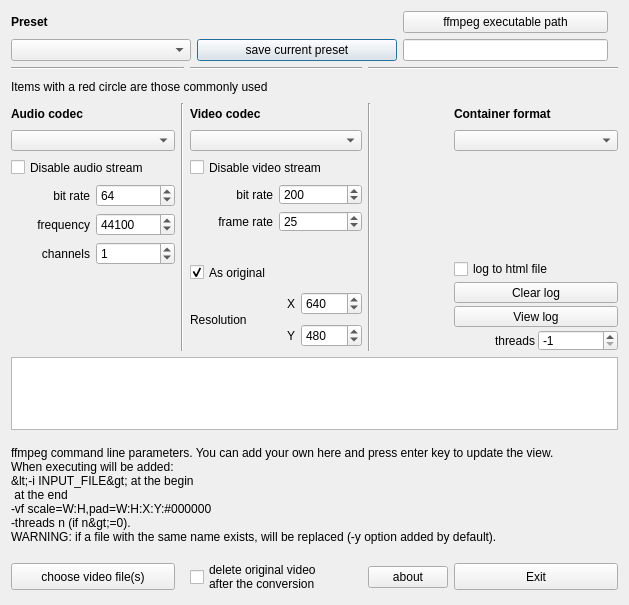
<?xml version="1.0" encoding="UTF-8"?>
<ui version="4.0">
 <class>ffmpegFrontend</class>
 <widget class="QDialog" name="ffmpegFrontend">
  <property name="geometry">
   <rect>
    <x>0</x>
    <y>0</y>
    <width>629</width>
    <height>605</height>
   </rect>
  </property>
  <property name="minimumSize">
   <size>
    <width>629</width>
    <height>540</height>
   </size>
  </property>
  <property name="windowTitle">
   <string>ffmpeg GUI v1.1</string>
  </property>
  <property name="windowIcon">
   <iconset resource="resources.qrc">
    <normaloff>:/icons/icons/icon32.png</normaloff>:/icons/icons/icon32.png</iconset>
  </property>
  <layout class="QGridLayout" name="gridLayout_2">
   <item row="0" column="0" colspan="5">
    <layout class="QHBoxLayout" name="horizontalLayout_8">
     <property name="sizeConstraint">
      <enum>QLayout::SetFixedSize</enum>
     </property>
     <property name="rightMargin">
      <number>10</number>
     </property>
     <item>
      <layout class="QVBoxLayout" name="verticalLayout_4">
       <item>
        <widget class="QLabel" name="label_8">
         <property name="minimumSize">
          <size>
           <width>0</width>
           <height>21</height>
          </size>
         </property>
         <property name="font">
          <font>
           <weight>75</weight>
           <bold>true</bold>
          </font>
         </property>
         <property name="text">
          <string>Preset</string>
         </property>
        </widget>
       </item>
       <item>
        <widget class="QComboBox" name="CB_ffmpeg_preset">
         <property name="minimumSize">
          <size>
           <width>180</width>
           <height>21</height>
          </size>
         </property>
        </widget>
       </item>
      </layout>
     </item>
     <item>
      <layout class="QVBoxLayout" name="verticalLayout_6">
       <item>
        <spacer name="verticalSpacer_4">
         <property name="orientation">
          <enum>Qt::Vertical</enum>
         </property>
         <property name="sizeHint" stdset="0">
          <size>
           <width>20</width>
           <height>40</height>
          </size>
         </property>
        </spacer>
       </item>
       <item>
        <widget class="QPushButton" name="PB_save_current_preset">
         <property name="minimumSize">
          <size>
           <width>200</width>
           <height>0</height>
          </size>
         </property>
         <property name="maximumSize">
          <size>
           <width>220</width>
           <height>16777215</height>
          </size>
         </property>
         <property name="text">
          <string>save current preset</string>
         </property>
        </widget>
       </item>
      </layout>
     </item>
     <item>
      <layout class="QVBoxLayout" name="verticalLayout_8">
       <item>
        <widget class="QPushButton" name="PB_set_ffmpeg_dir">
         <property name="text">
          <string>ffmpeg executable path</string>
         </property>
        </widget>
       </item>
       <item>
        <widget class="QLineEdit" name="LE_ffmpeg_dir"/>
       </item>
      </layout>
     </item>
    </layout>
   </item>
   <item row="2" column="0" colspan="3">
    <widget class="QLabel" name="label_6">
     <property name="minimumSize">
      <size>
       <width>0</width>
       <height>21</height>
      </size>
     </property>
     <property name="text">
      <string>Items with a red circle are those commonly used</string>
     </property>
    </widget>
   </item>
   <item row="3" column="0" rowspan="3">
    <layout class="QVBoxLayout" name="verticalLayout">
     <item>
      <widget class="QLabel" name="label_2">
       <property name="minimumSize">
        <size>
         <width>0</width>
         <height>21</height>
        </size>
       </property>
       <property name="font">
        <font>
         <weight>75</weight>
         <bold>true</bold>
        </font>
       </property>
       <property name="text">
        <string>Audio codec</string>
       </property>
      </widget>
     </item>
     <item>
      <widget class="QComboBox" name="CB_audio_codec">
       <property name="minimumSize">
        <size>
         <width>0</width>
         <height>21</height>
        </size>
       </property>
       <property name="maximumSize">
        <size>
         <width>16777215</width>
         <height>21</height>
        </size>
       </property>
       <property name="font">
        <font>
         <family>Nimbus Mono L</family>
         <pointsize>8</pointsize>
        </font>
       </property>
      </widget>
     </item>
     <item>
      <widget class="QCheckBox" name="CB_disable_audio">
       <property name="minimumSize">
        <size>
         <width>0</width>
         <height>21</height>
        </size>
       </property>
       <property name="text">
        <string>Disable audio stream</string>
       </property>
      </widget>
     </item>
     <item>
      <layout class="QHBoxLayout" name="horizontalLayout_3">
       <item>
        <widget class="QLabel" name="label_13">
         <property name="minimumSize">
          <size>
           <width>0</width>
           <height>21</height>
          </size>
         </property>
         <property name="text">
          <string>bit rate</string>
         </property>
         <property name="alignment">
          <set>Qt::AlignRight|Qt::AlignTrailing|Qt::AlignVCenter</set>
         </property>
        </widget>
       </item>
       <item>
        <widget class="QSpinBox" name="SB_audio_bitrate">
         <property name="minimumSize">
          <size>
           <width>0</width>
           <height>21</height>
          </size>
         </property>
         <property name="maximum">
          <number>30000</number>
         </property>
         <property name="singleStep">
          <number>1</number>
         </property>
         <property name="value">
          <number>64</number>
         </property>
        </widget>
       </item>
      </layout>
     </item>
     <item>
      <layout class="QHBoxLayout" name="horizontalLayout_2">
       <item>
        <widget class="QLabel" name="label_14">
         <property name="minimumSize">
          <size>
           <width>0</width>
           <height>21</height>
          </size>
         </property>
         <property name="text">
          <string>frequency</string>
         </property>
         <property name="alignment">
          <set>Qt::AlignRight|Qt::AlignTrailing|Qt::AlignVCenter</set>
         </property>
        </widget>
       </item>
       <item>
        <widget class="QSpinBox" name="SB_audio_frequency">
         <property name="minimumSize">
          <size>
           <width>0</width>
           <height>21</height>
          </size>
         </property>
         <property name="maximum">
          <number>150000</number>
         </property>
         <property name="singleStep">
          <number>10</number>
         </property>
         <property name="value">
          <number>44100</number>
         </property>
        </widget>
       </item>
      </layout>
     </item>
     <item>
      <layout class="QHBoxLayout" name="horizontalLayout">
       <item>
        <widget class="QLabel" name="label_15">
         <property name="minimumSize">
          <size>
           <width>0</width>
           <height>21</height>
          </size>
         </property>
         <property name="text">
          <string>channels</string>
         </property>
         <property name="alignment">
          <set>Qt::AlignRight|Qt::AlignTrailing|Qt::AlignVCenter</set>
         </property>
        </widget>
       </item>
       <item>
        <widget class="QSpinBox" name="SB_audio_channels">
         <property name="minimumSize">
          <size>
           <width>0</width>
           <height>21</height>
          </size>
         </property>
         <property name="maximum">
          <number>20</number>
         </property>
         <property name="singleStep">
          <number>1</number>
         </property>
         <property name="value">
          <number>1</number>
         </property>
        </widget>
       </item>
      </layout>
     </item>
     <item>
      <spacer name="verticalSpacer">
       <property name="orientation">
        <enum>Qt::Vertical</enum>
       </property>
       <property name="sizeHint" stdset="0">
        <size>
         <width>20</width>
         <height>40</height>
        </size>
       </property>
      </spacer>
     </item>
    </layout>
   </item>
   <item row="3" column="2">
    <layout class="QVBoxLayout" name="verticalLayout_2">
     <item>
      <widget class="QLabel" name="label">
       <property name="minimumSize">
        <size>
         <width>0</width>
         <height>21</height>
        </size>
       </property>
       <property name="font">
        <font>
         <weight>75</weight>
         <bold>true</bold>
        </font>
       </property>
       <property name="text">
        <string>Video codec</string>
       </property>
      </widget>
     </item>
     <item>
      <widget class="QComboBox" name="CB_video_codec">
       <property name="minimumSize">
        <size>
         <width>0</width>
         <height>21</height>
        </size>
       </property>
       <property name="maximumSize">
        <size>
         <width>16777215</width>
         <height>21</height>
        </size>
       </property>
       <property name="font">
        <font>
         <family>Nimbus Mono L</family>
        </font>
       </property>
      </widget>
     </item>
     <item>
      <widget class="QCheckBox" name="CB_disable_video">
       <property name="minimumSize">
        <size>
         <width>0</width>
         <height>21</height>
        </size>
       </property>
       <property name="text">
        <string>Disable video stream</string>
       </property>
      </widget>
     </item>
     <item>
      <layout class="QHBoxLayout" name="horizontalLayout_5">
       <item>
        <widget class="QLabel" name="label_11">
         <property name="minimumSize">
          <size>
           <width>0</width>
           <height>21</height>
          </size>
         </property>
         <property name="text">
          <string>bit rate</string>
         </property>
         <property name="alignment">
          <set>Qt::AlignRight|Qt::AlignTrailing|Qt::AlignVCenter</set>
         </property>
        </widget>
       </item>
       <item>
        <widget class="QSpinBox" name="SB_video_bitrate">
         <property name="minimumSize">
          <size>
           <width>0</width>
           <height>21</height>
          </size>
         </property>
         <property name="maximum">
          <number>30000</number>
         </property>
         <property name="singleStep">
          <number>10</number>
         </property>
         <property name="value">
          <number>200</number>
         </property>
        </widget>
       </item>
      </layout>
     </item>
     <item>
      <layout class="QHBoxLayout" name="horizontalLayout_4">
       <item>
        <widget class="QLabel" name="label_12">
         <property name="minimumSize">
          <size>
           <width>0</width>
           <height>21</height>
          </size>
         </property>
         <property name="text">
          <string>frame rate</string>
         </property>
         <property name="alignment">
          <set>Qt::AlignRight|Qt::AlignTrailing|Qt::AlignVCenter</set>
         </property>
        </widget>
       </item>
       <item>
        <widget class="QSpinBox" name="SB_video_framerate">
         <property name="minimumSize">
          <size>
           <width>0</width>
           <height>21</height>
          </size>
         </property>
         <property name="maximum">
          <number>200</number>
         </property>
         <property name="singleStep">
          <number>1</number>
         </property>
         <property name="value">
          <number>25</number>
         </property>
        </widget>
       </item>
      </layout>
     </item>
     <item>
      <spacer name="verticalSpacer_3">
       <property name="orientation">
        <enum>Qt::Vertical</enum>
       </property>
       <property name="sizeHint" stdset="0">
        <size>
         <width>20</width>
         <height>40</height>
        </size>
       </property>
      </spacer>
     </item>
    </layout>
   </item>
   <item row="3" column="4">
    <layout class="QVBoxLayout" name="verticalLayout_3">
     <item>
      <widget class="QLabel" name="label_10">
       <property name="minimumSize">
        <size>
         <width>0</width>
         <height>21</height>
        </size>
       </property>
       <property name="font">
        <font>
         <weight>75</weight>
         <bold>true</bold>
        </font>
       </property>
       <property name="text">
        <string>Container format</string>
       </property>
      </widget>
     </item>
     <item>
      <widget class="QComboBox" name="CB_container">
       <property name="minimumSize">
        <size>
         <width>0</width>
         <height>21</height>
        </size>
       </property>
       <property name="maximumSize">
        <size>
         <width>16777215</width>
         <height>21</height>
        </size>
       </property>
       <property name="font">
        <font>
         <family>Nimbus Mono L</family>
        </font>
       </property>
      </widget>
     </item>
     <item>
      <spacer name="verticalSpacer_2">
       <property name="orientation">
        <enum>Qt::Vertical</enum>
       </property>
       <property name="sizeHint" stdset="0">
        <size>
         <width>20</width>
         <height>40</height>
        </size>
       </property>
      </spacer>
     </item>
    </layout>
   </item>
   <item row="4" column="2" rowspan="2">
    <layout class="QGridLayout" name="gridLayout">
     <item row="0" column="0" colspan="2">
      <widget class="QCheckBox" name="CB_as_original">
       <property name="minimumSize">
        <size>
         <width>0</width>
         <height>21</height>
        </size>
       </property>
       <property name="text">
        <string>As original</string>
       </property>
       <property name="checked">
        <bool>true</bool>
       </property>
      </widget>
     </item>
     <item row="1" column="0" rowspan="2">
      <widget class="QLabel" name="label_3">
       <property name="minimumSize">
        <size>
         <width>91</width>
         <height>51</height>
        </size>
       </property>
       <property name="text">
        <string>Resolution</string>
       </property>
      </widget>
     </item>
     <item row="1" column="1">
      <layout class="QHBoxLayout" name="horizontalLayout_6">
       <item>
        <widget class="QLabel" name="label_4">
         <property name="minimumSize">
          <size>
           <width>0</width>
           <height>21</height>
          </size>
         </property>
         <property name="text">
          <string notr="true">X</string>
         </property>
         <property name="alignment">
          <set>Qt::AlignRight|Qt::AlignTrailing|Qt::AlignVCenter</set>
         </property>
        </widget>
       </item>
       <item>
        <widget class="QSpinBox" name="SB_x_resolution">
         <property name="minimumSize">
          <size>
           <width>0</width>
           <height>21</height>
          </size>
         </property>
         <property name="maximum">
          <number>10000</number>
         </property>
         <property name="singleStep">
          <number>8</number>
         </property>
         <property name="value">
          <number>640</number>
         </property>
        </widget>
       </item>
      </layout>
     </item>
     <item row="2" column="1">
      <layout class="QHBoxLayout" name="horizontalLayout_7">
       <item>
        <widget class="QLabel" name="label_5">
         <property name="minimumSize">
          <size>
           <width>0</width>
           <height>21</height>
          </size>
         </property>
         <property name="text">
          <string notr="true">Y</string>
         </property>
         <property name="alignment">
          <set>Qt::AlignRight|Qt::AlignTrailing|Qt::AlignVCenter</set>
         </property>
        </widget>
       </item>
       <item>
        <widget class="QSpinBox" name="SB_y_resolution">
         <property name="minimumSize">
          <size>
           <width>0</width>
           <height>21</height>
          </size>
         </property>
         <property name="maximum">
          <number>10000</number>
         </property>
         <property name="singleStep">
          <number>8</number>
         </property>
         <property name="value">
          <number>480</number>
         </property>
        </widget>
       </item>
      </layout>
     </item>
    </layout>
   </item>
   <item row="4" column="4" rowspan="2">
    <layout class="QVBoxLayout" name="verticalLayout_7">
     <property name="spacing">
      <number>3</number>
     </property>
     <item>
      <widget class="QCheckBox" name="CB_log_to_html">
       <property name="toolTip">
        <string notr="true"/>
       </property>
       <property name="text">
        <string>log to html file</string>
       </property>
      </widget>
     </item>
     <item>
      <widget class="QPushButton" name="PB_clear_log_file">
       <property name="minimumSize">
        <size>
         <width>0</width>
         <height>21</height>
        </size>
       </property>
       <property name="maximumSize">
        <size>
         <width>16777215</width>
         <height>21</height>
        </size>
       </property>
       <property name="text">
        <string>Clear log</string>
       </property>
      </widget>
     </item>
     <item>
      <widget class="QPushButton" name="PB_view_log">
       <property name="minimumSize">
        <size>
         <width>0</width>
         <height>21</height>
        </size>
       </property>
       <property name="maximumSize">
        <size>
         <width>16777215</width>
         <height>21</height>
        </size>
       </property>
       <property name="text">
        <string>View log</string>
       </property>
      </widget>
     </item>
     <item>
      <layout class="QHBoxLayout" name="horizontalLayout_9">
       <item>
        <widget class="QLabel" name="label_7">
         <property name="minimumSize">
          <size>
           <width>0</width>
           <height>21</height>
          </size>
         </property>
         <property name="maximumSize">
          <size>
           <width>16777215</width>
           <height>21</height>
          </size>
         </property>
         <property name="text">
          <string notr="true">threads</string>
         </property>
         <property name="alignment">
          <set>Qt::AlignRight|Qt::AlignTrailing|Qt::AlignVCenter</set>
         </property>
        </widget>
       </item>
       <item>
        <widget class="QSpinBox" name="SB_threads">
         <property name="minimumSize">
          <size>
           <width>0</width>
           <height>21</height>
          </size>
         </property>
         <property name="toolTip">
          <string>-1 = no thread parameter
0 = let ffmpeg decide
&gt;0 number of threads to use
This parameter is not stored in presets</string>
         </property>
         <property name="minimum">
          <number>-1</number>
         </property>
         <property name="value">
          <number>-1</number>
         </property>
        </widget>
       </item>
      </layout>
     </item>
    </layout>
   </item>
   <item row="6" column="0" colspan="5">
    <layout class="QVBoxLayout" name="verticalLayout_5">
     <item>
      <widget class="QTextEdit" name="TE_preview_args">
       <property name="minimumSize">
        <size>
         <width>0</width>
         <height>61</height>
        </size>
       </property>
      </widget>
     </item>
     <item>
      <widget class="QLabel" name="label_9">
       <property name="minimumSize">
        <size>
         <width>542</width>
         <height>118</height>
        </size>
       </property>
       <property name="font">
        <font>
         <pointsize>9</pointsize>
        </font>
       </property>
       <property name="text">
        <string>ffmpeg command line parameters. You can add your own here and press enter key to update the view.
When executing will be added:
&lt;-i INPUT_FILE&gt; at the begin
&lt;OUTPUT_FILE&gt; at the end
-vf scale=W:H,pad=W:H:X:Y:#000000
-threads n (if n&gt;=0).
WARNING: if a file with the same name exists, will be replaced (-y option added by default).</string>
       </property>
       <property name="wordWrap">
        <bool>true</bool>
       </property>
      </widget>
     </item>
    </layout>
   </item>
   <item row="3" column="1" rowspan="3">
    <widget class="Line" name="line">
     <property name="orientation">
      <enum>Qt::Vertical</enum>
     </property>
    </widget>
   </item>
   <item row="3" column="3" rowspan="3">
    <widget class="Line" name="line_2">
     <property name="orientation">
      <enum>Qt::Vertical</enum>
     </property>
    </widget>
   </item>
   <item row="1" column="0" colspan="2">
    <widget class="Line" name="line_3">
     <property name="orientation">
      <enum>Qt::Horizontal</enum>
     </property>
    </widget>
   </item>
   <item row="1" column="2">
    <widget class="Line" name="line_4">
     <property name="orientation">
      <enum>Qt::Horizontal</enum>
     </property>
    </widget>
   </item>
   <item row="1" column="3" colspan="2">
    <widget class="Line" name="line_5">
     <property name="orientation">
      <enum>Qt::Horizontal</enum>
     </property>
    </widget>
   </item>
   <item row="7" column="4">
    <widget class="QPushButton" name="PB_close">
     <property name="minimumSize">
      <size>
       <width>0</width>
       <height>27</height>
      </size>
     </property>
     <property name="maximumSize">
      <size>
       <width>16777215</width>
       <height>27</height>
      </size>
     </property>
     <property name="text">
      <string>Exit</string>
     </property>
    </widget>
   </item>
   <item row="7" column="0">
    <widget class="QPushButton" name="PB_convert_video_file">
     <property name="minimumSize">
      <size>
       <width>0</width>
       <height>27</height>
      </size>
     </property>
     <property name="maximumSize">
      <size>
       <width>16777215</width>
       <height>27</height>
      </size>
     </property>
     <property name="text">
      <string>choose video file(s)</string>
     </property>
    </widget>
   </item>
   <item row="7" column="2">
    <widget class="QCheckBox" name="CB_delete_original_video">
     <property name="text">
      <string>delete original video
after the conversion</string>
     </property>
    </widget>
   </item>
   <item row="7" column="3">
    <widget class="QPushButton" name="pushButton">
     <property name="text">
      <string>about</string>
     </property>
    </widget>
   </item>
  </layout>
 </widget>
 <resources>
  <include location="resources.qrc"/>
 </resources>
 <connections>
  <connection>
   <sender>PB_close</sender>
   <signal>clicked()</signal>
   <receiver>ffmpegFrontend</receiver>
   <slot>close()</slot>
   <hints>
    <hint type="sourcelabel">
     <x>619</x>
     <y>591</y>
    </hint>
    <hint type="destinationlabel">
     <x>445</x>
     <y>331</y>
    </hint>
   </hints>
  </connection>
 </connections>
</ui>
